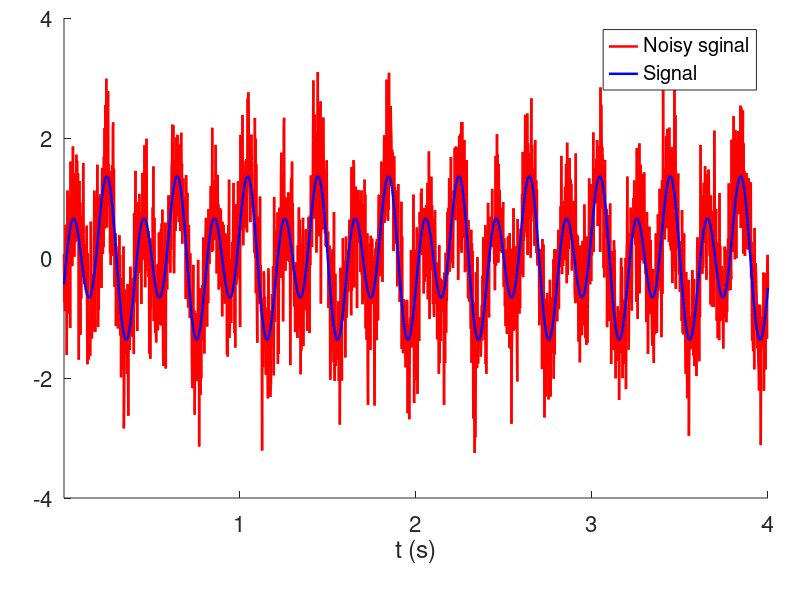
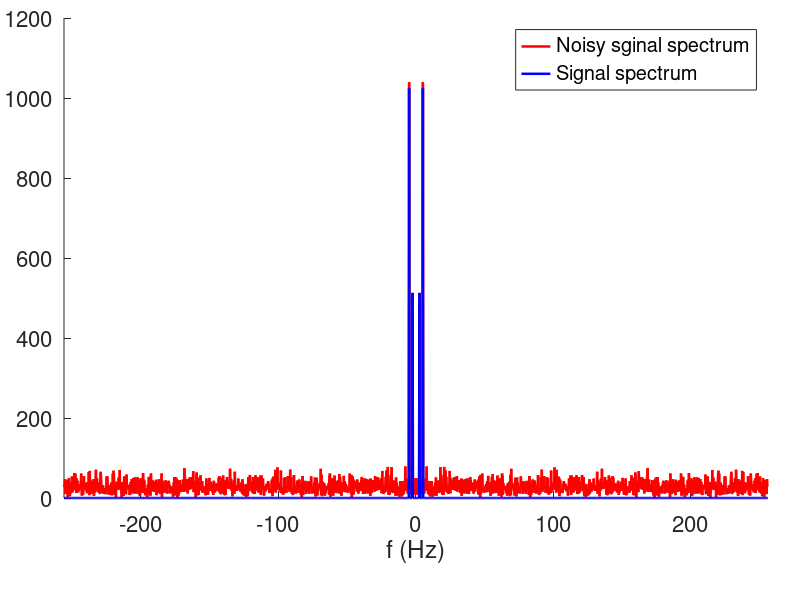
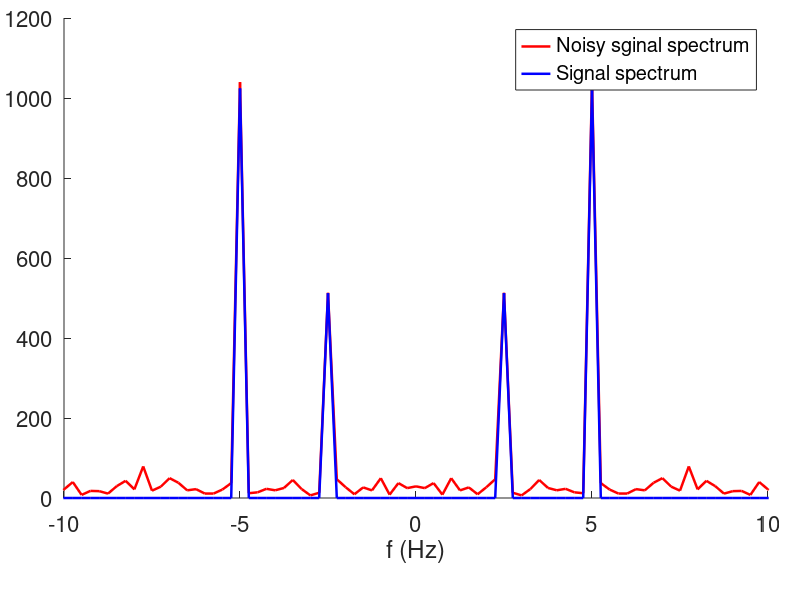

Source code (MATLAB) for these figures, in order: (Note: this script raises an error after producing the figures.)
close all;
clear all;

figure_properties = {'units', 'centimeters', 'position', [12, 10, 30, 10], ...
    'DefaultAxesPosition', [0.08, 0.17, 0.88, 0.8]};
lw = 1.8;
fs = 16;

F0 = 5;
Fs = 512;
N = 2048;

t = (1:N)/Fs;
x = sin(2 * pi * F0 * t) - 0.5 * cos(2 * pi * F0/2 * t);
y = awgn(x, 3);

figure(figure_properties{:})
hold on
plot(t, y, 'r', 'LineWidth', lw)
plot(t, x, 'b', 'LineWidth', lw)
xlim([min(t), max(t)]);
xlabel('t (s)')
legend('Noisy sginal', 'Signal')
set(gca, 'FontSize', fs)

X = fftshift(fft(x));
Y = fftshift(fft(y));
f = (-N/2:N/2-1) .* (Fs/N);

figure(figure_properties{:})
hold on
plot(f, abs(Y), 'r', 'LineWidth', lw)
plot(f, abs(X), 'b', 'LineWidth', lw)
xlim([-Fs/2, Fs/2]);
xlabel('f (Hz)')
legend('Noisy sginal spectrum', 'Signal spectrum')
set(gca, 'FontSize', fs)

figure(figure_properties{:})
hold on
plot(f, abs(Y), 'r', 'LineWidth', lw)
plot(f, abs(X), 'b', 'LineWidth', lw)
legend('Noisy sginal spectrum', 'Signal spectrum')
xlim([min(-F0*2), max(F0*2)]);
xlabel('f (Hz)')
set(gca, 'FontSize', fs)

% Filter design

Fpass = 6;               % Passband Frequency
Fstop = 12;              % Stopband Frequency
Dpass = 0.057501127785;  % Passband Ripple
Dstop = 0.01;            % Stopband Attenuation
flag  = 'scale';         % Sampling Flag

[N,Wn,BETA,TYPE] = kaiserord([Fpass Fstop]/(Fs/2), [1 0], [Dstop Dpass]);

b  = fir1(N, Wn, TYPE, kaiser(N+1, BETA), flag);
Hd = dfilt.dffir(b);

g = filter(b, 1, y);

figure(figure_properties{:})
hold on
plot(t, g, 'm', 'LineWidth', lw)
plot(t, x, 'b', 'LineWidth', lw)
xlim([min(t), max(t)]);
xlabel('t (s)')
legend('De-noised sginal', 'Signal')
set(gca, 'FontSize', fs)

G = fftshift(fft(g));

figure(figure_properties{:})
hold on
plot(f, abs(G), 'm', 'LineWidth', lw)
plot(f, abs(X), 'b', 'LineWidth', lw)
xlim([-Fs/2, Fs/2]);
xlabel('f (Hz)')
legend('De-noised sginal spectrum', 'Signal spectrum')
set(gca, 'FontSize', fs)

figure(figure_properties{:})
hold on
plot(f, abs(G), 'm', 'LineWidth', lw)
plot(f, abs(X), 'b', 'LineWidth', lw)
xlim([min(-F0*2), max(F0*2)]);
xlabel('f (Hz)')
legend('De-noised sginal spectrum', 'Signal spectrum')
set(gca, 'FontSize', fs)
